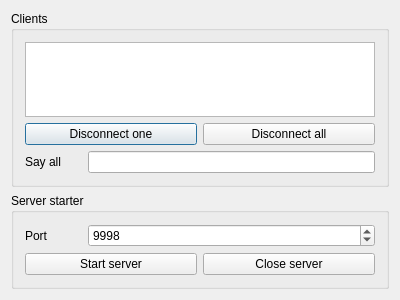
<?xml version="1.0" encoding="UTF-8"?>
<ui version="4.0">
 <class>View</class>
 <widget class="QDialog" name="View">
  <property name="geometry">
   <rect>
    <x>0</x>
    <y>0</y>
    <width>400</width>
    <height>300</height>
   </rect>
  </property>
  <property name="windowTitle">
   <string>List of clients</string>
  </property>
  <layout class="QVBoxLayout" name="verticalLayout">
   <item>
    <widget class="QGroupBox" name="groupBox">
     <property name="title">
      <string>Clients</string>
     </property>
     <layout class="QVBoxLayout" name="verticalLayout_2">
      <item>
       <widget class="QListView" name="clientsList"/>
      </item>
      <item>
       <layout class="QHBoxLayout" name="horizontalLayout">
        <item>
         <widget class="QPushButton" name="pbDisconnectOne">
          <property name="text">
           <string>Disconnect one</string>
          </property>
         </widget>
        </item>
        <item>
         <widget class="QPushButton" name="pbDisconnectAll">
          <property name="text">
           <string>Disconnect all</string>
          </property>
         </widget>
        </item>
       </layout>
      </item>
      <item>
       <layout class="QHBoxLayout" name="horizontalLayout_2" stretch="1,5">
        <item>
         <widget class="QLabel" name="label">
          <property name="text">
           <string>Say all</string>
          </property>
         </widget>
        </item>
        <item>
         <widget class="QLineEdit" name="leMsg"/>
        </item>
       </layout>
      </item>
     </layout>
    </widget>
   </item>
   <item>
    <widget class="QGroupBox" name="groupBox_2">
     <property name="title">
      <string>Server starter</string>
     </property>
     <layout class="QVBoxLayout" name="verticalLayout_3">
      <item>
       <layout class="QHBoxLayout" name="horizontalLayout_3" stretch="1,5">
        <item>
         <widget class="QLabel" name="label_2">
          <property name="text">
           <string>Port</string>
          </property>
         </widget>
        </item>
        <item>
         <widget class="QSpinBox" name="sbPort">
          <property name="minimum">
           <number>1</number>
          </property>
          <property name="maximum">
           <number>65535</number>
          </property>
          <property name="value">
           <number>9998</number>
          </property>
         </widget>
        </item>
       </layout>
      </item>
      <item>
       <layout class="QHBoxLayout" name="horizontalLayout_4">
        <item>
         <widget class="QPushButton" name="pbStartServer">
          <property name="text">
           <string>Start server</string>
          </property>
         </widget>
        </item>
        <item>
         <widget class="QPushButton" name="pbCloseServer">
          <property name="text">
           <string>Close server</string>
          </property>
         </widget>
        </item>
       </layout>
      </item>
     </layout>
    </widget>
   </item>
  </layout>
 </widget>
 <layoutdefault spacing="6" margin="11"/>
 <resources/>
 <connections/>
</ui>
